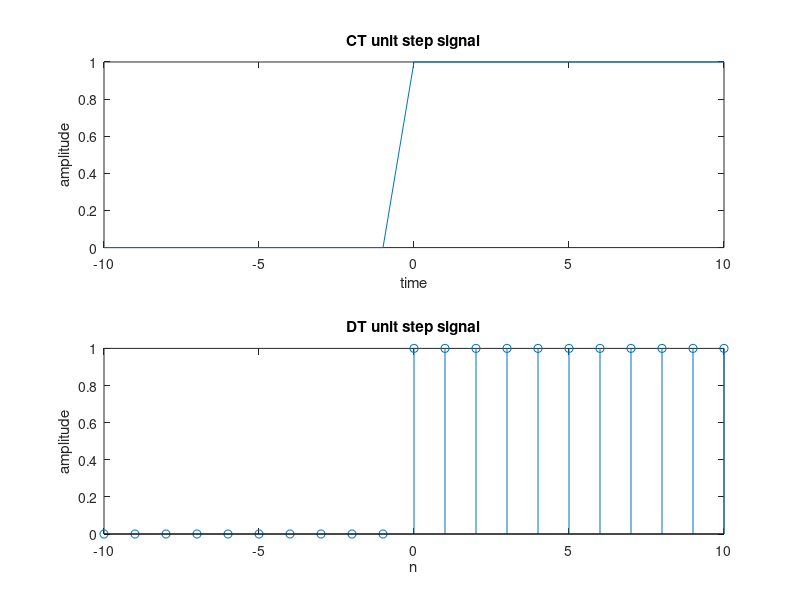

MATLAB code for this plot:
clc
clear all
close all
t=-10:10;
a=length(t);
x=1;
while x<=a
  if t(x) >= 0
    step(x)=1;
  else
    step(x)=0;
  end
  x=x+1;
end
subplot(2,1,1);
plot(t,step);
xlabel('time');
ylabel('amplitude');
title('CT unit step signal');


n=-10:10;
b=length(n);
y=1;
while y<=b
  if n(y) >= 0
    stepd(y)=1;
  else
    stepd(y)=0;
  end
  y=y+1;
end
subplot(2,1,2);
stem(n,stepd);
xlabel('n');
ylabel('amplitude');
title('DT unit step signal');
